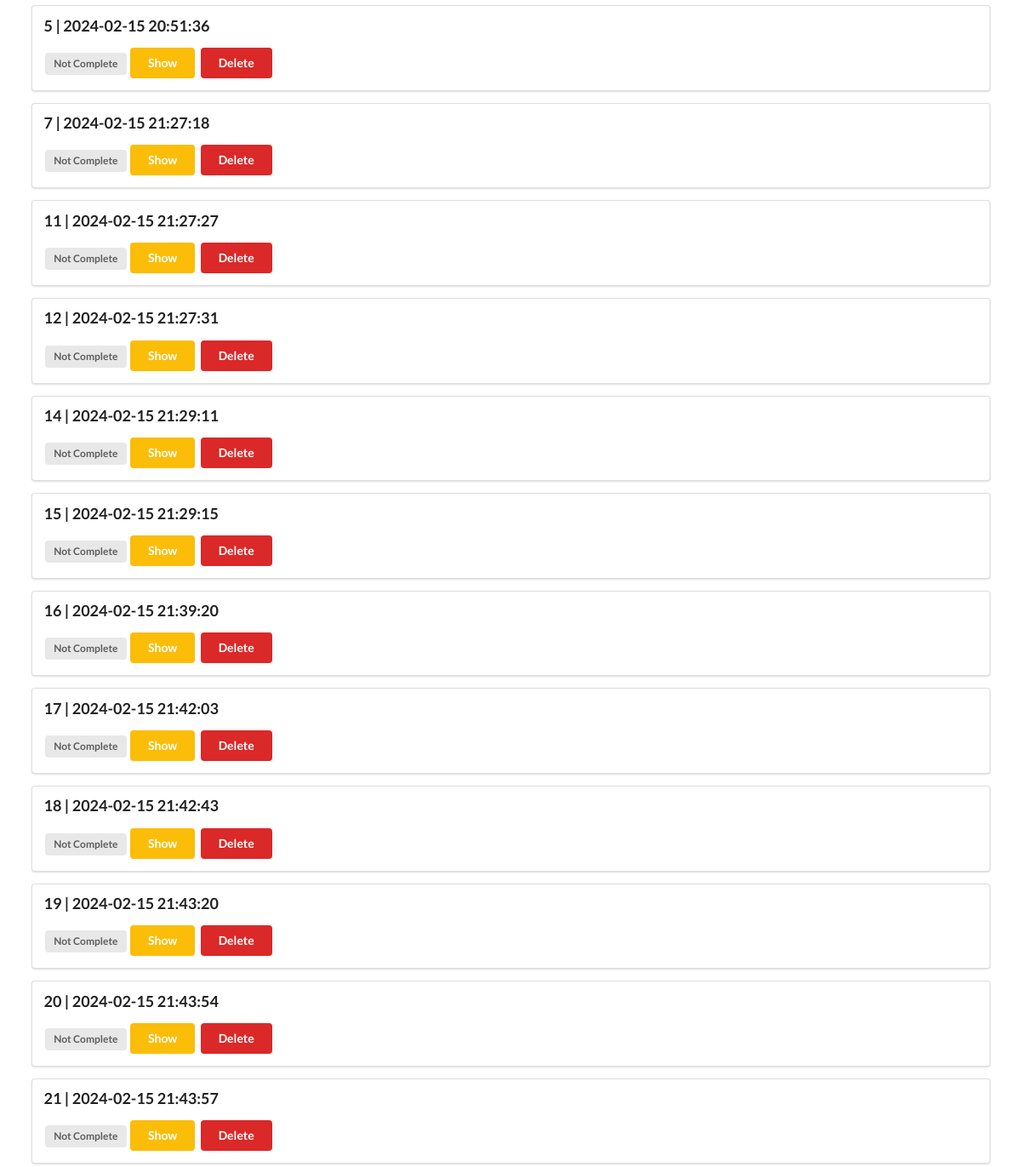
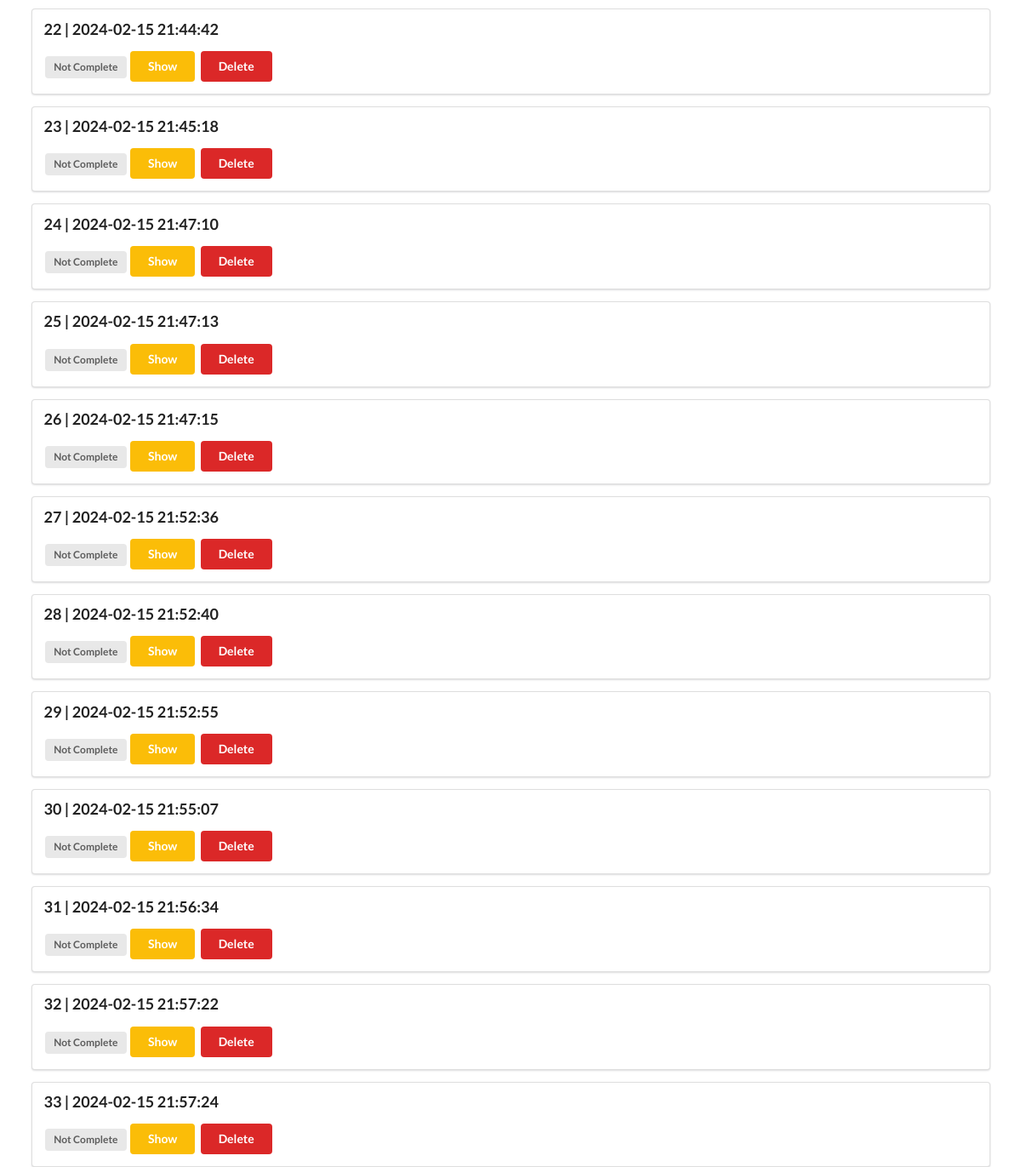
Before: / (lower part) with the older database file (2 pictures, top to bottom).
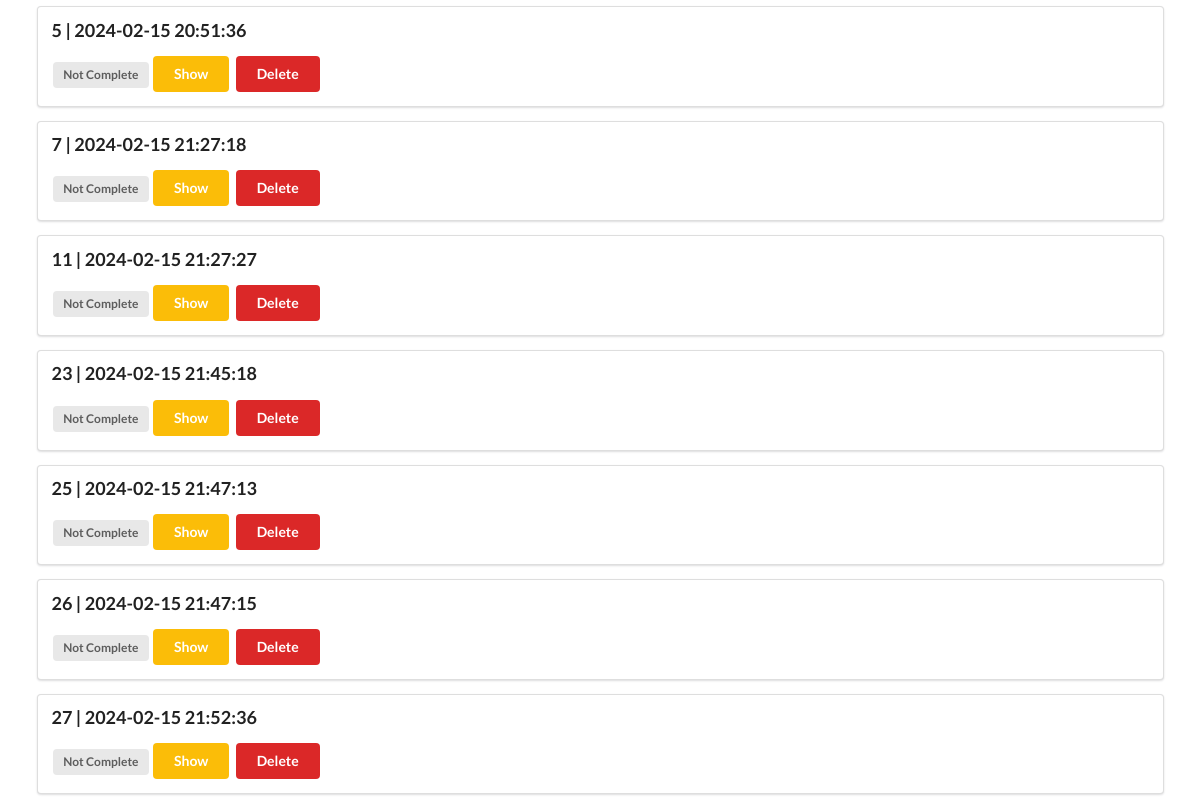
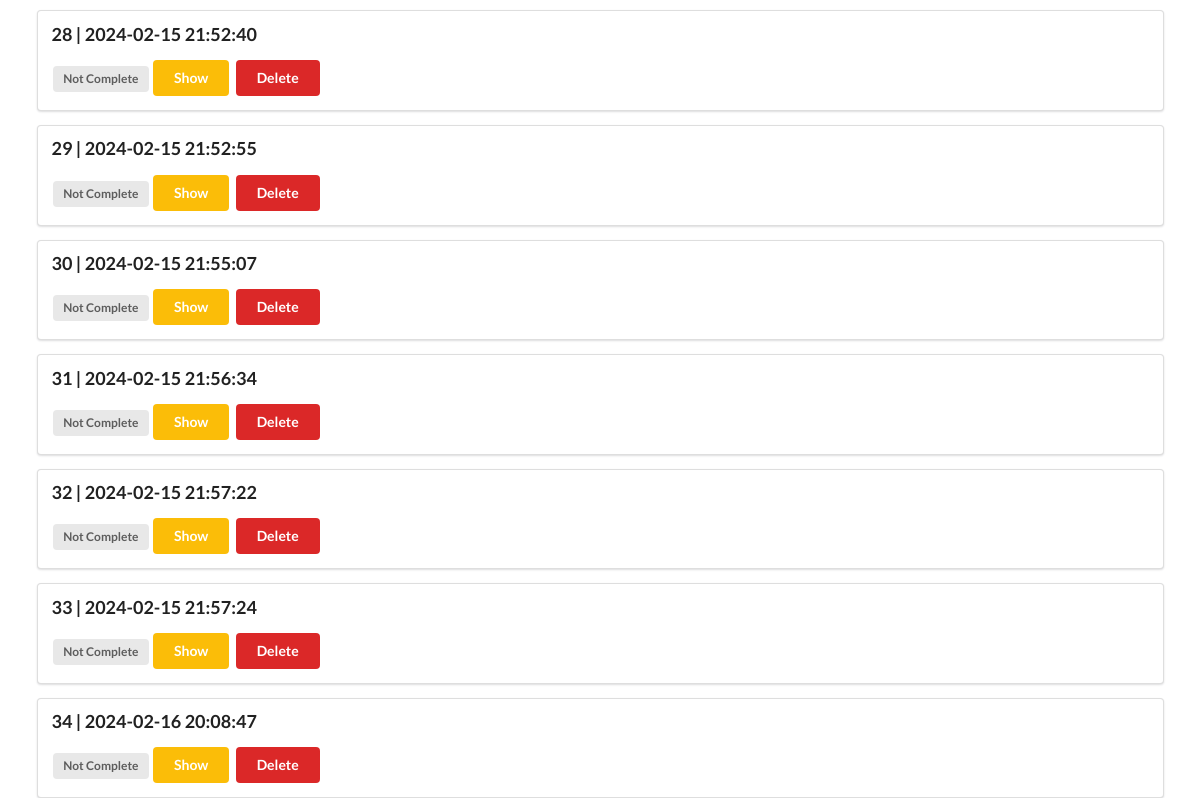
After: the same page with the newer database file (2 pictures, top to bottom).
### models.py (models this page shows)
class LogEntry(Base):
    __tablename__ = "log_entry"
    id = Column(Integer, primary_key=True, index=True)                          # id's
    app_id = Column(Integer, ForeignKey("app.id"), default=0)
    ts = Column(DateTime(timezone=True), server_default=func.now())         # timestamp of entry
    ts_last_change = Column(DateTime(timezone=True), server_default=func.now()) # timestamp of entry
    entry = Column(String)                                                      # Log string value
    code = Column(String)                                           # for logging http responses
    reviewed = Column(Boolean, default=False)                                   # Entry checked
    review_comment = Column(String)                                             # Comment filed for entrie after check

### app.py (the view)
@app.get("/")
def home(request: Request, db: Session = Depends(get_db)):
  logs = db.query(models.LogEntry).all()
  return templates.TemplateResponse("base.html", {"request": request, "log_list": logs})

### templates/base.html (shortened to what this page needs)
<!DOCTYPE html>
<html lang="en">
<head>
    <link rel="stylesheet" href="https://cdn.jsdelivr.net/npm/semantic-ui@2.4.2/dist/semantic.min.css">
</head>
<body>
    <div style="margin-top: 50px;" class="ui container">
        {% for log in log_list %}
        <div class="ui segment">
            <p class="ui big header">{{ log.id }} | {{ log.ts }}</p>
            {% if log.reviewed == False %}
            <span class="ui gray label">Not Complete</span>
            {% else %}
            <span class="ui green label">Completed</span>
            {% endif %}
            <a class="ui yellow button" href="/entry/{{ log.id }}">Show</a>
            <a class="ui red button" href="/delete/{{ log.id }}">Delete</a>
        </div>
        {% endfor %}
    </div>
</body>
</html>

Changed rows visible on the page:
removed LogEntry: id "12", ts "2024-02-15 21:27:31", reviewed "Not Complete"
removed LogEntry: id "14", ts "2024-02-15 21:29:11", reviewed "Not Complete"
removed LogEntry: id "15", ts "2024-02-15 21:29:15", reviewed "Not Complete"
removed LogEntry: id "16", ts "2024-02-15 21:39:20", reviewed "Not Complete"
removed LogEntry: id "17", ts "2024-02-15 21:42:03", reviewed "Not Complete"
removed LogEntry: id "18", ts "2024-02-15 21:42:43", reviewed "Not Complete"
removed LogEntry: id "19", ts "2024-02-15 21:43:20", reviewed "Not Complete"
removed LogEntry: id "20", ts "2024-02-15 21:43:54", reviewed "Not Complete"
removed LogEntry: id "21", ts "2024-02-15 21:43:57", reviewed "Not Complete"
removed LogEntry: id "22", ts "2024-02-15 21:44:42", reviewed "Not Complete"
removed LogEntry: id "24", ts "2024-02-15 21:47:10", reviewed "Not Complete"
added LogEntry: id "34", ts "2024-02-16 20:08:47", reviewed "Not Complete"
